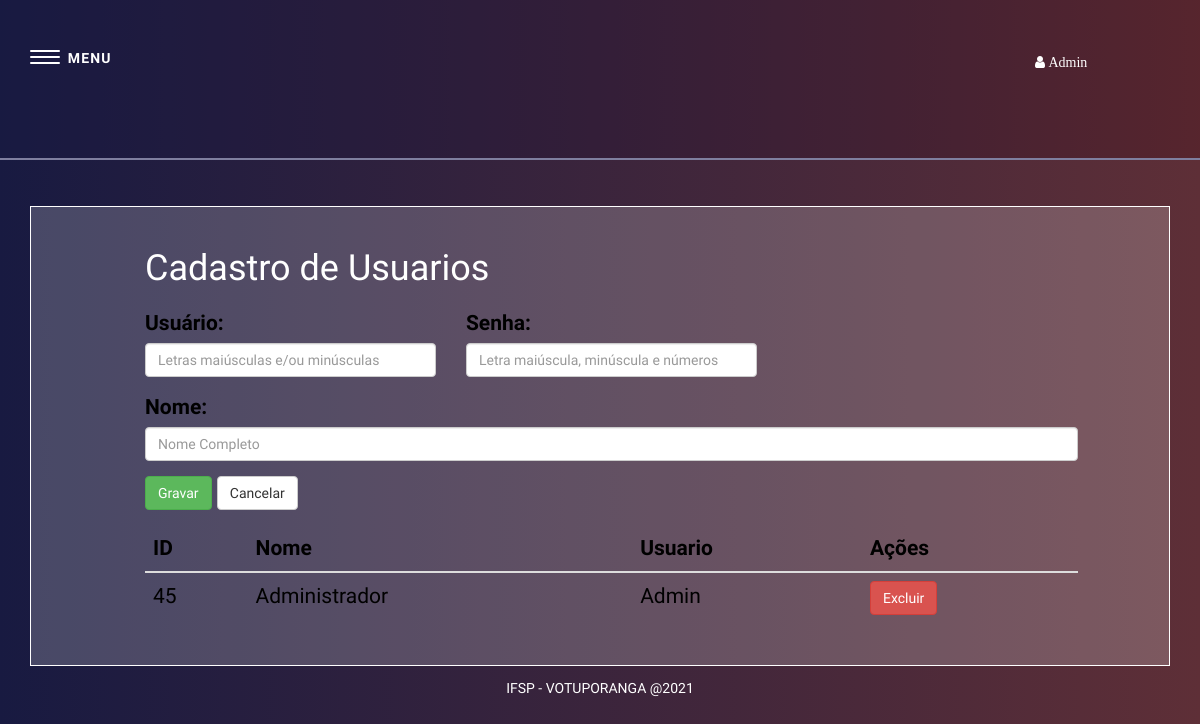
The page /Aplicação/VIEW/usuarioVIEW.php (signed in) on the database its author committed.
### tables this page shows
CREATE TABLE `Cadastro_usuario` (
  `id_usuario` int NOT NULL,
  `nome` varchar(50) NOT NULL,
  `usuario` varchar(20) DEFAULT NULL,
  `senha` varchar(50) DEFAULT NULL
);

### Aplicação/DAO/usuarioDAO.php (called while the page is built, shortened)
<?php
function consulta_usuario($campos = '*', $add = ''){
    $sql = "SELECT $campos FROM Cadastro_usuario $add";
    $conexao = conexao();
    $stmt = $conexao->prepare($sql);
    $stmt->execute();
    return $stmt->fetchAll(PDO::FETCH_ASSOC);
}

### Aplicação/VIEW/usuarioVIEW.php (the view, shortened to what this page needs)
<?php
include_once 'menu.php';
include_once '../DAO/usuarioDAO.php';
?>
<head>
    <link href="css/cadastros.css" rel="stylesheet" type="text/css"/>
</head>
<div class="container">
    <form action="../CTR/usuarioCTR.php" method="POST">
        <div class="caixa caixa2">
            <h1>Cadastro de Usuarios</h1>
            <div class="row formularios">
                <div class="form-group col-md-4">
                    <label > Usuário: </label>
                    <input type="text" name="usuario" class="form-control"
                           placeholder="Letras maiúsculas e/ou minúsculas"
                           pattern="^(?=.*[A-Z])|(?=.*[a-z])[a-zA-Z]{1,20}$"
                           title="Até 20 caracteres"
                           onchange="verificar()"
                           maxlength="20" required/>
                </div>
                <div class="form-group col-md-4">
                    <label > Senha: </label>
                    <input type="text" name="senha" class="form-control"
                           placeholder="Letra maiúscula, minúscula e números"
                           pattern="^(?=.*[A-Z])(?=.*[a-z])(?=.*[0-9])[a-zA-Z0-9]{8,}$"
                           title="Insira no mínimo 8 caracteres"
                           minlength="8" required/>
                </div>
            </div>
            <div class="row">
                <div class="form-group col-md-12">
                    <label > Nome: </label>
                    <input type="text" id="entrada" name="nome" class="form-control"
                           placeholder="Nome Completo"
                           onchange="verificar()"
                           minlength="1" maxlength="50" required/>
                </div>
            </div>
            <div class="row botoes">
                <div class="form-group col-md-12">
                    <input type="submit" name="gravar" value="Gravar" class="btn btn-success">
                    <input type="reset" name="cancelar" value="Cancelar" class="btn btn-default">
                </div>
            </div>
    </form>
    <?php
    $campos = 'id_usuario as "ID", nome as "Nome", usuario as "Usuario"';
    $resultado = consulta_usuario($campos);
    if (count($resultado) > 0) :
        $linha = $resultado[0];
        ?>
        <table class="table table-hover">
            <thead class=" thead-dark ">
                <tr>
                    <?php
                    foreach ($linha as $coluna => $valor) {
                        echo '<th scope = "col">' . $coluna . '</th>';
                    }
                    ?>
                    <th scope="col"> Ações </th>
                </tr>
            </thead>
            <tbody>
                <?php
                foreach ($resultado as $linha) {
                    echo "<tr>";
                    echo "<td>" . $linha['ID'] . "</td>";
                    echo "<td>" . $linha['Nome'] . "</td>";
                    echo "<td>" . $linha['Usuario'] . "</td>";
                    echo "<td>"
                    . "<a class='btn btn-danger' href =../CTR/usuarioCTR.php?excluir=" . $linha['ID'] . "> Excluir </a> </td>";
                    echo "</tr>";
                }
                endif;
                ?>
            </tbody>
        </table>
    </div>
<div class="rodape">
    <center><p>IFSP - VOTUPORANGA @2021</p></center>
</div>
</body>
</html>

### Aplicação/VIEW/css/style.css (style rules this page uses)
html { box-sizing: border-box; }
*, *:before, *:after { box-sizing: inherit; }
html, body { height: 100%; }
html, body, div, object, iframe, h1, h2, h3, h4, h5, h6, p, blockquote, ol, ul, li, form, legend, label, table, header, footer, nav, section, figure { margin: 0; padding: 0; }
body { font-family: 'Roboto', sans-serif; font-size: 100%; line-height: 1.5; }
.container { width: 90%; margin-left: auto; margin-right: auto; max-width: 1200px; }
.container:after { content: ""; display: table; clear: both; }

### Aplicação/VIEW/css/cadastros.css (style rules this page uses)
body { font-family: 'Roboto Condensed'; }
.caixa { padding-left: 10%; padding-right: 8%; padding-top: 2%; padding-bottom: 2%; margin-top: 4%; border: #fff solid 1px; font: couier, monospace; font-size: 21px; text-align: justify; text-indent: 50px; color: black; background-color:rgba(255,255,255,.2); }
.caixa2 { text-indent: 0px; }
h1 { color: #fff; }
.rodape { padding-top: 1%; padding-bottom: 1%; font-size:14px; color: #fff; }
.formularios { margin-top:2%; }

### Aplicação/VIEW/menu.php (style rules this page uses)
body { background-image: linear-gradient(to left, rgba(94, 47, 55, 1), rgba(24, 26, 65, 1)); }

### rows shown on the page
cadastro_usuario: id_usuario "45", nome "Administrador", usuario "Admin"

### other values the page prints
$_SESSION['usuario'] "Admin"
$coluna "ID"
$coluna "Nome"
$coluna "Usuario"
